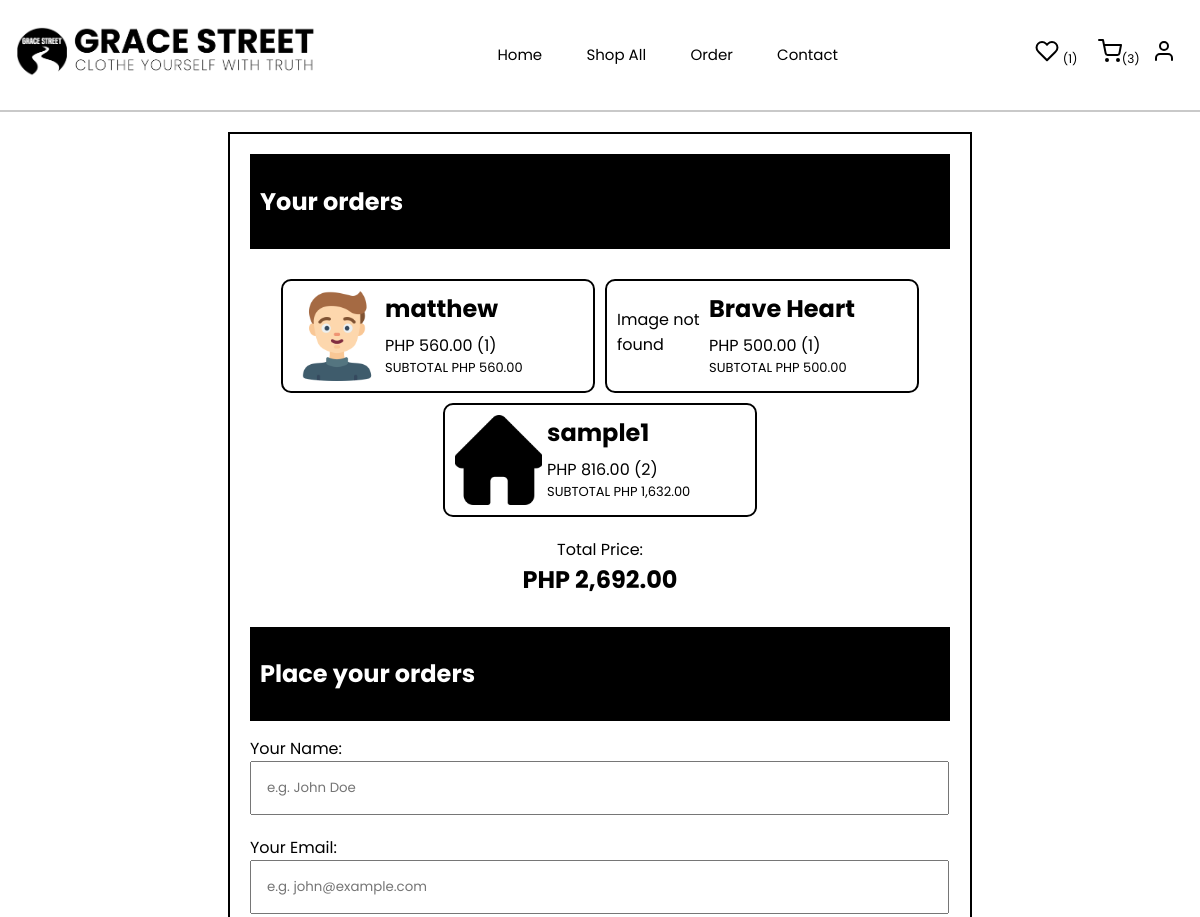
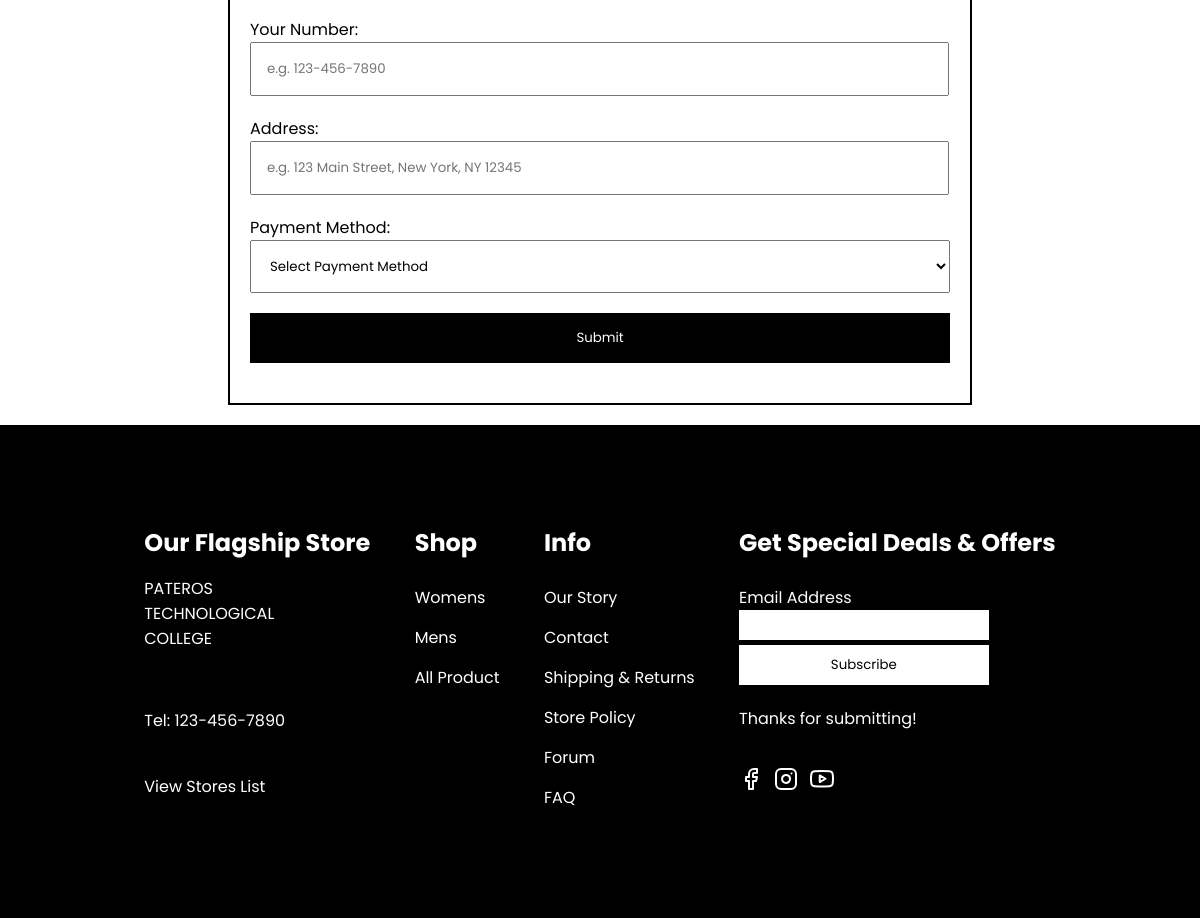
Page /checkout.php (signed in) on the committed database (2 pictures, top to bottom).
### tables this page shows
CREATE TABLE `cart` (
  `ID` int(11) NOT NULL,
  `Product_Name` varchar(255) DEFAULT NULL,
  `Product_Price` decimal(10,2) DEFAULT NULL,
  `Product_Quantity` int(11) DEFAULT NULL,
  `Product_Image` blob DEFAULT NULL,
  `user_id` int(11) DEFAULT NULL,
  `user_email` varchar(255) DEFAULT NULL
);

### checkout.php (the view, shortened to what this page needs)
<!DOCTYPE html>
<html lang="en">
<head>
    <link rel="stylesheet" href="Css/style.css">
    <link rel="stylesheet" href="https://code.jquery.com/ui/1.12.1/themes/base/jquery-ui.css">
</head>
<body>
    <?php include 'additional/header.php'; ?>
    <section>
        <div class="checkout_container">
            <form action="<?php echo htmlspecialchars($_SERVER["PHP_SELF"]); ?>" method="post" onsubmit="return confirm('Are you sure you want to place the order?');">
                <div class="checkout_content">
                    <div class="checkout_header">
                        <div style="background-color: black; color: white; padding: 10px;">
                            <h1 class="color: white; padding: 20px;">Your orders</h1>
                        </div>
                        <div class="checkout_orders" style="padding-bottom: 20px; padding: 20px;">
                            <div class="checkout_item" >
                                <?php
                                if(isset($_SESSION['user-email'])) {
                                    $userEmail = $_SESSION['user-email'];
                                    $query = "SELECT * FROM cart WHERE User_Email = ?";
                                    $stmt = $con->prepare($query);
                                    $stmt->bind_param("s", $userEmail);
                                    $stmt->execute();
                                    $result = $stmt->get_result();
                                    $totalSubtotal = 0;
                                    if ($result->num_rows > 0) {
                                        while ($row = $result->fetch_assoc()) {
                                            $productName = $row['Product_Name'];
                                            $productPrice = $row['Product_Price'];
                                            $productQuantity = $row['Product_Quantity'];
                                            $productImage = $row['Product_Image'];
                                            $subtotal = $productPrice * $productQuantity;
                                            $totalSubtotal += $subtotal;
                                            echo '<div class="order_product">';
                                            echo '<div class="order_image">';
                                            $imagePath = 'uploads/images/' . $productImage;
                                            if (file_exists($imagePath)) {
                                                echo '<img src="' . $imagePath . '" alt="Product Image">';
                                            } else {
                                                echo '<p>Image not found</p>';
                                            }
                                            echo '</div>';
                                            echo '<div class="order_content">';
                                            echo '<h1>' . $productName . '</h1>';
                                            echo '<p>PHP ' . number_format($productPrice, 2) . ' (' . $productQuantity . ')</p>';
                                            echo '<p style="font-size: 13px;">SUBTOTAL PHP ' . number_format($subtotal, 2) . '</p>';
                                            echo '</div>';
                                            echo '</div>';
                                        }
                                    } else {
                                        echo 'No products found.';
                                    }
                                } else {
                                    echo "<p>Please log in to view your cart.</p>";
                                }
                                ?>
                            </div>
                            <div class="order_total">
                                <p>Total Price:</p>
                                <h1>PHP <?php echo number_format($totalSubtotal, 2); ?></h1>
                            </div>
                        </div>
                    </div>
                    <div class="checkout_placeorder">
                        <div class="placeorder_header" style="background-color: black; color:white; padding: 10px;">
                                <h1>Place your orders</h1>
                            </div>
                    <div class="checkout_inputs">
                        <label for="YourName">Your Name:</label><br>
                        <input type="text" id="YourName" name="YourName" required placeholder="e.g. John Doe">
                        <label for="YourEmail">Your Email:</label><br>
                        <input type="text" id="YourEmail" name="YourEmail" required placeholder="e.g. john@example.com">
                        <label for="YourNumber">Your Number:</label><br>
                        <input type="text" id="YourNumber" name="YourNumber" required placeholder="e.g. 123-456-7890">
                        <label for="Address">Address:</label><br>
                        <input type="text" id="Address" name="Address" required placeholder="e.g. 123 Main Street, New York, NY 12345">
                        <label for="PaymentMethod">Payment Method:</label><br>
                        <select id="PaymentMethod" name="PaymentMethod" required>
                            <option value="" disabled selected>Select Payment Method</option>
                        </select>
                        <input type="submit" value="Submit" style="cursor: pointer;">
                    </div>
                </div>
            </form>
        </div>
    </section>
    <?php include 'additional/footer.php'; ?>
</body>
</html>

### css/style.css (style rules this page uses)
* { font-family: "Poppins"; }
head, body { margin: 0; }
section { max-width: 1750px; min-width: 1200px; margin: 0 auto; }
.checkout_container { height: auto; padding: 20px; }
.checkout_container form { margin: 0 auto; height: auto; padding: 20px; border: black 2px solid; width: 700px; max-width: 100%; }
.checkout_inputs { margin-top: 15px; text-align: left; }
.checkout_inputs input, .checkout_inputs select { width: 95%; padding: 15px; margin-bottom: 20px; }
.checkout_inputs select, .checkout_inputs input[type="submit"] { width: 100%; }
.checkout_inputs input[type="submit"] { background-color: black; color: white; border: none; }
.order_total { width: fit-contnet; text-align: center; margin: 10px auto; }
.order_total h1, .order_total p { margin: 0; }
.checkout_item { display: flex; flex-direction: row; flex-wrap: wrap; gap: 10px; padding: 10px; justify-content: center; align-item: center; }
.order_product { border-radius: 10px; display: flex; padding: 10px; height: 90px; width: 290px; max-height: 100%; max-width: 100%; background-color: white; border: 2px solid black; overflow: hidden; }
.order_image { margin-right: 5px; width: 30%; height: 100%; }
.order_image img { width: 100%; height: 100%; object-fit: cover; }
.order_content { width: 60%; }
.order_content h1, .order_content p { margin: 0; }
.order_content h1 { margin-bottom: 7px; white-space: nowrap; overflow: hidden; text-overflow: ellipsis; color: black; }

### rows in the picture
cart: Product_Image (picture), Product_Name "matthew", Product_Price "560.00", Product_Quantity "1"
cart: Product_Image "Image not found", Product_Name "Brave Heart", Product_Price "500.00", Product_Quantity "1"
cart: Product_Image (picture), Product_Name "sample1", Product_Price "816.00", Product_Quantity "2", subtotal "1,632.00"

### other values in the picture
getWishListItemCount($user_id, $con) "1"
getCartItemCount($user_id, $con) "3"
$totalSubtotal "2,692.00"
